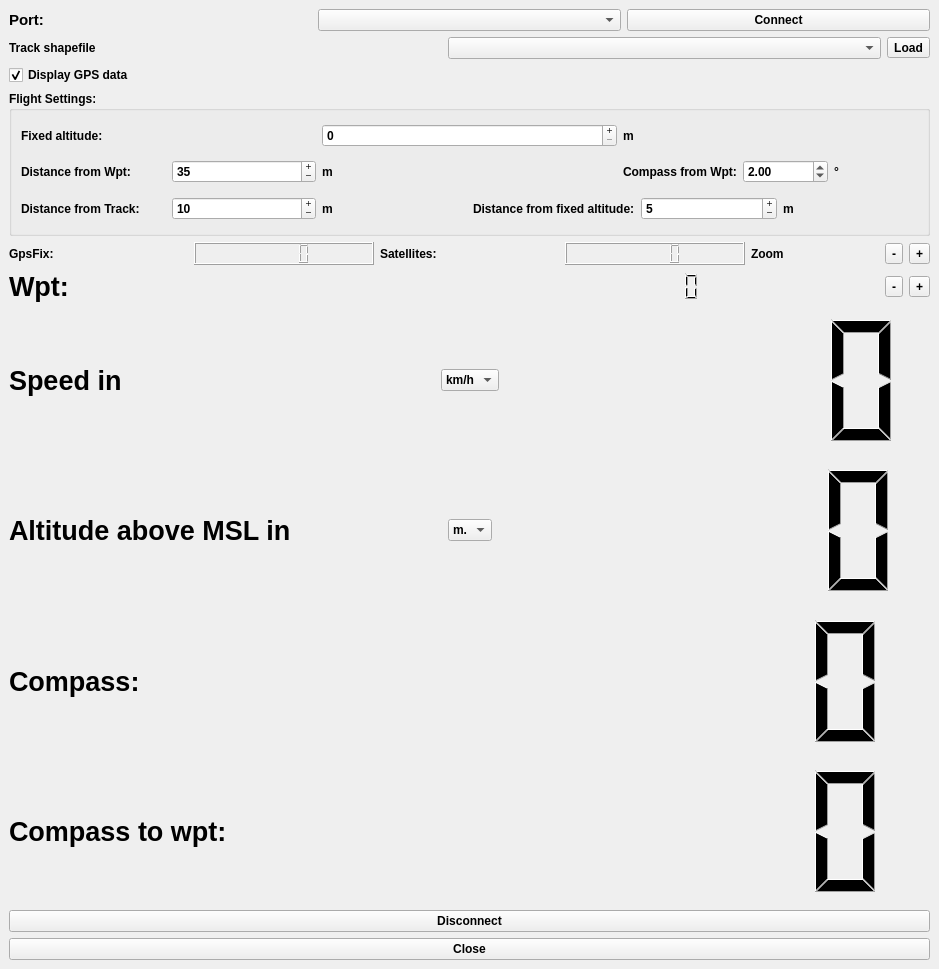
<?xml version="1.0" encoding="UTF-8"?>
<ui version="4.0">
 <class>DockWidget</class>
 <widget class="QDockWidget" name="DockWidget">
  <property name="geometry">
   <rect>
    <x>0</x>
    <y>0</y>
    <width>939</width>
    <height>969</height>
   </rect>
  </property>
  <property name="minimumSize">
   <size>
    <width>0</width>
    <height>0</height>
   </size>
  </property>
  <property name="font">
   <font>
    <weight>75</weight>
    <bold>true</bold>
   </font>
  </property>
  <property name="windowTitle">
   <string>Flying Tracker</string>
  </property>
  <widget class="QWidget" name="dockWidgetContents">
   <layout class="QVBoxLayout" name="verticalLayout">
    <item>
     <layout class="QHBoxLayout" name="horizontalLayout">
      <item>
       <widget class="QLabel" name="label">
        <property name="font">
         <font>
          <pointsize>11</pointsize>
          <weight>75</weight>
          <bold>true</bold>
         </font>
        </property>
        <property name="text">
         <string>Port:</string>
        </property>
       </widget>
      </item>
      <item>
       <widget class="QComboBox" name="comboBox"/>
      </item>
      <item>
       <widget class="QPushButton" name="pushButtonConnect">
        <property name="font">
         <font>
          <weight>75</weight>
          <bold>true</bold>
         </font>
        </property>
        <property name="text">
         <string>Connect</string>
        </property>
       </widget>
      </item>
     </layout>
    </item>
    <item>
     <layout class="QHBoxLayout" name="horizontalLayout_5">
      <item>
       <widget class="QLabel" name="label_5">
        <property name="font">
         <font>
          <weight>75</weight>
          <bold>true</bold>
         </font>
        </property>
        <property name="text">
         <string>Track shapefile</string>
        </property>
       </widget>
      </item>
      <item>
       <widget class="QComboBox" name="course_comboBox"/>
      </item>
      <item>
       <widget class="QToolButton" name="LoadtoolButton">
        <property name="font">
         <font>
          <weight>75</weight>
          <bold>true</bold>
         </font>
        </property>
        <property name="styleSheet">
         <string notr="true"/>
        </property>
        <property name="text">
         <string>Load</string>
        </property>
       </widget>
      </item>
     </layout>
    </item>
    <item>
     <widget class="QCheckBox" name="checkBox">
      <property name="text">
       <string>Display GPS data</string>
      </property>
      <property name="checked">
       <bool>true</bool>
      </property>
     </widget>
    </item>
    <item>
     <widget class="QGroupBox" name="groupBox">
      <property name="title">
       <string>Flight Settings:</string>
      </property>
      <layout class="QVBoxLayout" name="verticalLayout_2">
       <item>
        <layout class="QHBoxLayout" name="horizontalLayout_6">
         <item>
          <widget class="QLabel" name="label_6">
           <property name="font">
            <font>
             <weight>75</weight>
             <bold>true</bold>
            </font>
           </property>
           <property name="text">
            <string>Fixed altitude:</string>
           </property>
          </widget>
         </item>
         <item>
          <widget class="QSpinBox" name="fixedHeightspinBox">
           <property name="font">
            <font>
             <weight>75</weight>
             <bold>true</bold>
            </font>
           </property>
           <property name="buttonSymbols">
            <enum>QAbstractSpinBox::PlusMinus</enum>
           </property>
           <property name="maximum">
            <number>10000</number>
           </property>
           <property name="singleStep">
            <number>1</number>
           </property>
          </widget>
         </item>
         <item>
          <widget class="QLabel" name="label_9">
           <property name="font">
            <font>
             <weight>75</weight>
             <bold>true</bold>
             <underline>false</underline>
             <strikeout>false</strikeout>
            </font>
           </property>
           <property name="text">
            <string>m</string>
           </property>
          </widget>
         </item>
        </layout>
       </item>
       <item>
        <layout class="QHBoxLayout" name="horizontalLayout_15">
         <item>
          <layout class="QHBoxLayout" name="horizontalLayout_10">
           <item>
            <widget class="QLabel" name="label_12">
             <property name="font">
              <font>
               <weight>75</weight>
               <bold>true</bold>
              </font>
             </property>
             <property name="text">
              <string>Distance from Wpt:</string>
             </property>
            </widget>
           </item>
           <item>
            <widget class="QSpinBox" name="DWpt_spinBox">
             <property name="font">
              <font>
               <weight>75</weight>
               <bold>true</bold>
              </font>
             </property>
             <property name="buttonSymbols">
              <enum>QAbstractSpinBox::PlusMinus</enum>
             </property>
             <property name="maximum">
              <number>10000</number>
             </property>
             <property name="singleStep">
              <number>1</number>
             </property>
             <property name="value">
              <number>35</number>
             </property>
            </widget>
           </item>
          </layout>
         </item>
         <item>
          <widget class="QLabel" name="label_17">
           <property name="text">
            <string>m</string>
           </property>
          </widget>
         </item>
         <item>
          <layout class="QHBoxLayout" name="horizontalLayout_13">
           <item>
            <widget class="QLabel" name="label_14">
             <property name="font">
              <font>
               <weight>75</weight>
               <bold>true</bold>
              </font>
             </property>
             <property name="text">
              <string>Compass from Wpt:</string>
             </property>
            </widget>
           </item>
           <item>
            <widget class="QDoubleSpinBox" name="DCompass_spinBox">
             <property name="font">
              <font>
               <weight>75</weight>
               <bold>true</bold>
              </font>
             </property>
             <property name="value">
              <double>2.000000000000000</double>
             </property>
            </widget>
           </item>
           <item>
            <widget class="QLabel" name="label_18">
             <property name="text">
              <string>°</string>
             </property>
            </widget>
           </item>
          </layout>
         </item>
        </layout>
       </item>
       <item>
        <layout class="QHBoxLayout" name="horizontalLayout_16">
         <item>
          <layout class="QHBoxLayout" name="horizontalLayout_12">
           <item>
            <widget class="QLabel" name="label_15">
             <property name="font">
              <font>
               <weight>75</weight>
               <bold>true</bold>
              </font>
             </property>
             <property name="text">
              <string>Distance from Track:</string>
             </property>
            </widget>
           </item>
           <item>
            <widget class="QSpinBox" name="DTrack_spinBox">
             <property name="font">
              <font>
               <weight>75</weight>
               <bold>true</bold>
              </font>
             </property>
             <property name="buttonSymbols">
              <enum>QAbstractSpinBox::PlusMinus</enum>
             </property>
             <property name="maximum">
              <number>10000</number>
             </property>
             <property name="singleStep">
              <number>1</number>
             </property>
             <property name="value">
              <number>10</number>
             </property>
            </widget>
           </item>
           <item>
            <widget class="QLabel" name="label_20">
             <property name="text">
              <string>m</string>
             </property>
            </widget>
           </item>
          </layout>
         </item>
         <item>
          <layout class="QHBoxLayout" name="horizontalLayout_14">
           <item>
            <widget class="QLabel" name="label_16">
             <property name="font">
              <font>
               <weight>75</weight>
               <bold>true</bold>
              </font>
             </property>
             <property name="text">
              <string>Distance from fixed altitude:</string>
             </property>
            </widget>
           </item>
           <item>
            <widget class="QSpinBox" name="DHeightspinBox">
             <property name="font">
              <font>
               <weight>75</weight>
               <bold>true</bold>
              </font>
             </property>
             <property name="buttonSymbols">
              <enum>QAbstractSpinBox::PlusMinus</enum>
             </property>
             <property name="maximum">
              <number>10000</number>
             </property>
             <property name="singleStep">
              <number>1</number>
             </property>
             <property name="value">
              <number>5</number>
             </property>
            </widget>
           </item>
           <item>
            <widget class="QLabel" name="label_19">
             <property name="text">
              <string>m</string>
             </property>
            </widget>
           </item>
          </layout>
         </item>
        </layout>
       </item>
      </layout>
      <zorder></zorder>
     </widget>
    </item>
    <item>
     <layout class="QHBoxLayout" name="horizontalLayout_9">
      <item>
       <widget class="QLabel" name="label_10">
        <property name="font">
         <font>
          <weight>75</weight>
          <bold>true</bold>
         </font>
        </property>
        <property name="text">
         <string>GpsFix:</string>
        </property>
       </widget>
      </item>
      <item>
       <widget class="QLCDNumber" name="GpsFixlcdNumber"/>
      </item>
      <item>
       <widget class="QLabel" name="label_11">
        <property name="font">
         <font>
          <weight>75</weight>
          <bold>true</bold>
         </font>
        </property>
        <property name="text">
         <string>Satellites:</string>
        </property>
       </widget>
      </item>
      <item>
       <widget class="QLCDNumber" name="SatelliteslcdNumber">
        <property name="styleSheet">
         <string notr="true"/>
        </property>
       </widget>
      </item>
      <item>
       <layout class="QHBoxLayout" name="horizontalLayout_11">
        <item>
         <widget class="QLabel" name="label_13">
          <property name="font">
           <font>
            <weight>75</weight>
            <bold>true</bold>
           </font>
          </property>
          <property name="text">
           <string>Zoom</string>
          </property>
         </widget>
        </item>
        <item>
         <widget class="QToolButton" name="ZoomOuttoolButton">
          <property name="text">
           <string>-</string>
          </property>
         </widget>
        </item>
        <item>
         <widget class="QToolButton" name="ZoomIntoolButton">
          <property name="text">
           <string>+</string>
          </property>
         </widget>
        </item>
       </layout>
      </item>
     </layout>
    </item>
    <item>
     <layout class="QHBoxLayout" name="horizontalLayout_8">
      <item>
       <widget class="QLabel" name="label_8">
        <property name="font">
         <font>
          <pointsize>20</pointsize>
         </font>
        </property>
        <property name="text">
         <string>Wpt:</string>
        </property>
       </widget>
      </item>
      <item>
       <widget class="QLCDNumber" name="lcdNumberWpt">
        <property name="frameShape">
         <enum>QFrame::NoFrame</enum>
        </property>
        <property name="frameShadow">
         <enum>QFrame::Raised</enum>
        </property>
       </widget>
      </item>
      <item>
       <widget class="QToolButton" name="wptmin_toolButton">
        <property name="text">
         <string>-</string>
        </property>
       </widget>
      </item>
      <item>
       <widget class="QToolButton" name="wptplus_toolButton">
        <property name="text">
         <string>+</string>
        </property>
       </widget>
      </item>
     </layout>
    </item>
    <item>
     <layout class="QHBoxLayout" name="horizontalLayout_2">
      <item>
       <widget class="QLabel" name="label_2">
        <property name="font">
         <font>
          <pointsize>20</pointsize>
         </font>
        </property>
        <property name="text">
         <string>Speed in</string>
        </property>
       </widget>
      </item>
      <item>
       <widget class="QComboBox" name="comboBox_3">
        <property name="sizePolicy">
         <sizepolicy hsizetype="Fixed" vsizetype="Fixed">
          <horstretch>0</horstretch>
          <verstretch>0</verstretch>
         </sizepolicy>
        </property>
        <item>
         <property name="text">
          <string>km/h</string>
         </property>
        </item>
        <item>
         <property name="text">
          <string>kts</string>
         </property>
        </item>
       </widget>
      </item>
      <item>
       <widget class="QLCDNumber" name="lcdNumberSpeed">
        <property name="frameShape">
         <enum>QFrame::NoFrame</enum>
        </property>
        <property name="frameShadow">
         <enum>QFrame::Raised</enum>
        </property>
       </widget>
      </item>
     </layout>
    </item>
    <item>
     <layout class="QHBoxLayout" name="horizontalLayout_3">
      <item>
       <widget class="QLabel" name="label_3">
        <property name="font">
         <font>
          <pointsize>20</pointsize>
         </font>
        </property>
        <property name="text">
         <string>Altitude above MSL in </string>
        </property>
       </widget>
      </item>
      <item>
       <widget class="QComboBox" name="comboBox_2">
        <property name="sizePolicy">
         <sizepolicy hsizetype="Fixed" vsizetype="Fixed">
          <horstretch>0</horstretch>
          <verstretch>0</verstretch>
         </sizepolicy>
        </property>
        <item>
         <property name="text">
          <string>m.</string>
         </property>
        </item>
        <item>
         <property name="text">
          <string>ft.</string>
         </property>
        </item>
       </widget>
      </item>
      <item>
       <widget class="QLCDNumber" name="lcdNumberHeights">
        <property name="font">
         <font>
          <pointsize>18</pointsize>
         </font>
        </property>
        <property name="frameShape">
         <enum>QFrame::NoFrame</enum>
        </property>
        <property name="frameShadow">
         <enum>QFrame::Raised</enum>
        </property>
       </widget>
      </item>
     </layout>
    </item>
    <item>
     <layout class="QHBoxLayout" name="horizontalLayout_4">
      <item>
       <widget class="QLabel" name="label_4">
        <property name="font">
         <font>
          <pointsize>20</pointsize>
         </font>
        </property>
        <property name="text">
         <string>Compass:</string>
        </property>
       </widget>
      </item>
      <item>
       <widget class="QLCDNumber" name="lcdNumberCompass">
        <property name="frameShape">
         <enum>QFrame::NoFrame</enum>
        </property>
       </widget>
      </item>
     </layout>
    </item>
    <item>
     <layout class="QHBoxLayout" name="horizontalLayout_7">
      <item>
       <widget class="QLabel" name="label_7">
        <property name="font">
         <font>
          <pointsize>20</pointsize>
         </font>
        </property>
        <property name="text">
         <string>Compass to wpt:</string>
        </property>
       </widget>
      </item>
      <item>
       <widget class="QLCDNumber" name="lcdCompassWpt">
        <property name="frameShape">
         <enum>QFrame::NoFrame</enum>
        </property>
       </widget>
      </item>
     </layout>
    </item>
    <item>
     <widget class="QPushButton" name="pushButtonDisconnect">
      <property name="text">
       <string>Disconnect</string>
      </property>
     </widget>
    </item>
    <item>
     <widget class="QPushButton" name="pushCloseButton">
      <property name="text">
       <string>Close</string>
      </property>
     </widget>
    </item>
   </layout>
  </widget>
 </widget>
 <resources/>
 <connections>
  <connection>
   <sender>pushButtonConnect</sender>
   <signal>clicked()</signal>
   <receiver>label</receiver>
   <slot>hide()</slot>
   <hints>
    <hint type="sourcelabel">
     <x>761</x>
     <y>87</y>
    </hint>
    <hint type="destinationlabel">
     <x>24</x>
     <y>44</y>
    </hint>
   </hints>
  </connection>
  <connection>
   <sender>pushButtonConnect</sender>
   <signal>clicked()</signal>
   <receiver>comboBox</receiver>
   <slot>hide()</slot>
   <hints>
    <hint type="sourcelabel">
     <x>761</x>
     <y>87</y>
    </hint>
    <hint type="destinationlabel">
     <x>419</x>
     <y>83</y>
    </hint>
   </hints>
  </connection>
  <connection>
   <sender>pushButtonConnect</sender>
   <signal>clicked()</signal>
   <receiver>pushButtonConnect</receiver>
   <slot>hide()</slot>
   <hints>
    <hint type="sourcelabel">
     <x>761</x>
     <y>87</y>
    </hint>
    <hint type="destinationlabel">
     <x>761</x>
     <y>87</y>
    </hint>
   </hints>
  </connection>
  <connection>
   <sender>pushButtonDisconnect</sender>
   <signal>clicked()</signal>
   <receiver>label</receiver>
   <slot>show()</slot>
   <hints>
    <hint type="sourcelabel">
     <x>163</x>
     <y>888</y>
    </hint>
    <hint type="destinationlabel">
     <x>14</x>
     <y>58</y>
    </hint>
   </hints>
  </connection>
  <connection>
   <sender>pushButtonDisconnect</sender>
   <signal>clicked()</signal>
   <receiver>comboBox</receiver>
   <slot>show()</slot>
   <hints>
    <hint type="sourcelabel">
     <x>134</x>
     <y>888</y>
    </hint>
    <hint type="destinationlabel">
     <x>419</x>
     <y>83</y>
    </hint>
   </hints>
  </connection>
  <connection>
   <sender>pushButtonDisconnect</sender>
   <signal>clicked()</signal>
   <receiver>pushButtonConnect</receiver>
   <slot>show()</slot>
   <hints>
    <hint type="sourcelabel">
     <x>225</x>
     <y>888</y>
    </hint>
    <hint type="destinationlabel">
     <x>761</x>
     <y>87</y>
    </hint>
   </hints>
  </connection>
  <connection>
   <sender>pushButtonConnect</sender>
   <signal>clicked()</signal>
   <receiver>pushCloseButton</receiver>
   <slot>hide()</slot>
   <hints>
    <hint type="sourcelabel">
     <x>761</x>
     <y>87</y>
    </hint>
    <hint type="destinationlabel">
     <x>324</x>
     <y>927</y>
    </hint>
   </hints>
  </connection>
  <connection>
   <sender>pushButtonDisconnect</sender>
   <signal>clicked()</signal>
   <receiver>pushCloseButton</receiver>
   <slot>show()</slot>
   <hints>
    <hint type="sourcelabel">
     <x>299</x>
     <y>888</y>
    </hint>
    <hint type="destinationlabel">
     <x>297</x>
     <y>927</y>
    </hint>
   </hints>
  </connection>
  <connection>
   <sender>pushButtonConnect</sender>
   <signal>clicked()</signal>
   <receiver>course_comboBox</receiver>
   <slot>hide()</slot>
   <hints>
    <hint type="sourcelabel">
     <x>761</x>
     <y>87</y>
    </hint>
    <hint type="destinationlabel">
     <x>591</x>
     <y>169</y>
    </hint>
   </hints>
  </connection>
  <connection>
   <sender>pushButtonConnect</sender>
   <signal>clicked()</signal>
   <receiver>label_5</receiver>
   <slot>hide()</slot>
   <hints>
    <hint type="sourcelabel">
     <x>761</x>
     <y>87</y>
    </hint>
    <hint type="destinationlabel">
     <x>139</x>
     <y>137</y>
    </hint>
   </hints>
  </connection>
  <connection>
   <sender>pushButtonDisconnect</sender>
   <signal>clicked()</signal>
   <receiver>label_5</receiver>
   <slot>show()</slot>
   <hints>
    <hint type="sourcelabel">
     <x>324</x>
     <y>888</y>
    </hint>
    <hint type="destinationlabel">
     <x>139</x>
     <y>137</y>
    </hint>
   </hints>
  </connection>
  <connection>
   <sender>pushButtonDisconnect</sender>
   <signal>clicked()</signal>
   <receiver>course_comboBox</receiver>
   <slot>show()</slot>
   <hints>
    <hint type="sourcelabel">
     <x>324</x>
     <y>888</y>
    </hint>
    <hint type="destinationlabel">
     <x>591</x>
     <y>169</y>
    </hint>
   </hints>
  </connection>
  <connection>
   <sender>pushButtonConnect</sender>
   <signal>clicked()</signal>
   <receiver>LoadtoolButton</receiver>
   <slot>hide()</slot>
   <hints>
    <hint type="sourcelabel">
     <x>761</x>
     <y>87</y>
    </hint>
    <hint type="destinationlabel">
     <x>928</x>
     <y>168</y>
    </hint>
   </hints>
  </connection>
  <connection>
   <sender>pushButtonDisconnect</sender>
   <signal>clicked()</signal>
   <receiver>LoadtoolButton</receiver>
   <slot>show()</slot>
   <hints>
    <hint type="sourcelabel">
     <x>324</x>
     <y>888</y>
    </hint>
    <hint type="destinationlabel">
     <x>928</x>
     <y>168</y>
    </hint>
   </hints>
  </connection>
  <connection>
   <sender>pushButtonConnect</sender>
   <signal>clicked()</signal>
   <receiver>label_6</receiver>
   <slot>hide()</slot>
   <hints>
    <hint type="sourcelabel">
     <x>712</x>
     <y>75</y>
    </hint>
    <hint type="destinationlabel">
     <x>39</x>
     <y>256</y>
    </hint>
   </hints>
  </connection>
  <connection>
   <sender>pushButtonConnect</sender>
   <signal>clicked()</signal>
   <receiver>fixedHeightspinBox</receiver>
   <slot>hide()</slot>
   <hints>
    <hint type="sourcelabel">
     <x>712</x>
     <y>71</y>
    </hint>
    <hint type="destinationlabel">
     <x>899</x>
     <y>256</y>
    </hint>
   </hints>
  </connection>
  <connection>
   <sender>pushButtonConnect</sender>
   <signal>clicked()</signal>
   <receiver>label_9</receiver>
   <slot>hide()</slot>
   <hints>
    <hint type="sourcelabel">
     <x>712</x>
     <y>65</y>
    </hint>
    <hint type="destinationlabel">
     <x>919</x>
     <y>256</y>
    </hint>
   </hints>
  </connection>
  <connection>
   <sender>pushButtonDisconnect</sender>
   <signal>clicked()</signal>
   <receiver>label_6</receiver>
   <slot>show()</slot>
   <hints>
    <hint type="sourcelabel">
     <x>378</x>
     <y>917</y>
    </hint>
    <hint type="destinationlabel">
     <x>124</x>
     <y>256</y>
    </hint>
   </hints>
  </connection>
  <connection>
   <sender>pushButtonDisconnect</sender>
   <signal>clicked()</signal>
   <receiver>fixedHeightspinBox</receiver>
   <slot>show()</slot>
   <hints>
    <hint type="sourcelabel">
     <x>378</x>
     <y>910</y>
    </hint>
    <hint type="destinationlabel">
     <x>856</x>
     <y>241</y>
    </hint>
   </hints>
  </connection>
  <connection>
   <sender>pushButtonDisconnect</sender>
   <signal>clicked()</signal>
   <receiver>label_9</receiver>
   <slot>show()</slot>
   <hints>
    <hint type="sourcelabel">
     <x>378</x>
     <y>893</y>
    </hint>
    <hint type="destinationlabel">
     <x>919</x>
     <y>256</y>
    </hint>
   </hints>
  </connection>
  <connection>
   <sender>pushButtonConnect</sender>
   <signal>clicked()</signal>
   <receiver>pushButtonDisconnect</receiver>
   <slot>show()</slot>
   <hints>
    <hint type="sourcelabel">
     <x>689</x>
     <y>78</y>
    </hint>
    <hint type="destinationlabel">
     <x>192</x>
     <y>891</y>
    </hint>
   </hints>
  </connection>
  <connection>
   <sender>pushButtonDisconnect</sender>
   <signal>clicked()</signal>
   <receiver>pushButtonDisconnect</receiver>
   <slot>hide()</slot>
   <hints>
    <hint type="sourcelabel">
     <x>268</x>
     <y>899</y>
    </hint>
    <hint type="destinationlabel">
     <x>53</x>
     <y>888</y>
    </hint>
   </hints>
  </connection>
  <connection>
   <sender>pushButtonConnect</sender>
   <signal>clicked()</signal>
   <receiver>groupBox</receiver>
   <slot>hide()</slot>
   <hints>
    <hint type="sourcelabel">
     <x>842</x>
     <y>76</y>
    </hint>
    <hint type="destinationlabel">
     <x>270</x>
     <y>301</y>
    </hint>
   </hints>
  </connection>
  <connection>
   <sender>pushButtonDisconnect</sender>
   <signal>clicked()</signal>
   <receiver>groupBox</receiver>
   <slot>show()</slot>
   <hints>
    <hint type="sourcelabel">
     <x>523</x>
     <y>897</y>
    </hint>
    <hint type="destinationlabel">
     <x>464</x>
     <y>337</y>
    </hint>
   </hints>
  </connection>
  <connection>
   <sender>checkBox</sender>
   <signal>clicked(bool)</signal>
   <receiver>label_2</receiver>
   <slot>setShown(bool)</slot>
   <hints>
    <hint type="sourcelabel">
     <x>225</x>
     <y>376</y>
    </hint>
    <hint type="destinationlabel">
     <x>234</x>
     <y>624</y>
    </hint>
   </hints>
  </connection>
  <connection>
   <sender>checkBox</sender>
   <signal>clicked(bool)</signal>
   <receiver>lcdNumberSpeed</receiver>
   <slot>setShown(bool)</slot>
   <hints>
    <hint type="sourcelabel">
     <x>103</x>
     <y>371</y>
    </hint>
    <hint type="destinationlabel">
     <x>631</x>
     <y>618</y>
    </hint>
   </hints>
  </connection>
  <connection>
   <sender>checkBox</sender>
   <signal>clicked(bool)</signal>
   <receiver>label_3</receiver>
   <slot>setShown(bool)</slot>
   <hints>
    <hint type="sourcelabel">
     <x>172</x>
     <y>376</y>
    </hint>
    <hint type="destinationlabel">
     <x>208</x>
     <y>675</y>
    </hint>
   </hints>
  </connection>
  <connection>
   <sender>checkBox</sender>
   <signal>clicked(bool)</signal>
   <receiver>comboBox_2</receiver>
   <slot>setShown(bool)</slot>
   <hints>
    <hint type="sourcelabel">
     <x>161</x>
     <y>367</y>
    </hint>
    <hint type="destinationlabel">
     <x>468</x>
     <y>683</y>
    </hint>
   </hints>
  </connection>
  <connection>
   <sender>checkBox</sender>
   <signal>clicked(bool)</signal>
   <receiver>lcdNumberHeights</receiver>
   <slot>setShown(bool)</slot>
   <hints>
    <hint type="sourcelabel">
     <x>300</x>
     <y>368</y>
    </hint>
    <hint type="destinationlabel">
     <x>575</x>
     <y>684</y>
    </hint>
   </hints>
  </connection>
  <connection>
   <sender>checkBox</sender>
   <signal>clicked(bool)</signal>
   <receiver>label_4</receiver>
   <slot>setShown(bool)</slot>
   <hints>
    <hint type="sourcelabel">
     <x>80</x>
     <y>369</y>
    </hint>
    <hint type="destinationlabel">
     <x>149</x>
     <y>791</y>
    </hint>
   </hints>
  </connection>
  <connection>
   <sender>checkBox</sender>
   <signal>clicked(bool)</signal>
   <receiver>lcdNumberCompass</receiver>
   <slot>setShown(bool)</slot>
   <hints>
    <hint type="sourcelabel">
     <x>71</x>
     <y>368</y>
    </hint>
    <hint type="destinationlabel">
     <x>525</x>
     <y>778</y>
    </hint>
   </hints>
  </connection>
  <connection>
   <sender>checkBox</sender>
   <signal>clicked(bool)</signal>
   <receiver>label_7</receiver>
   <slot>setShown(bool)</slot>
   <hints>
    <hint type="sourcelabel">
     <x>52</x>
     <y>378</y>
    </hint>
    <hint type="destinationlabel">
     <x>123</x>
     <y>831</y>
    </hint>
   </hints>
  </connection>
  <connection>
   <sender>checkBox</sender>
   <signal>clicked(bool)</signal>
   <receiver>lcdCompassWpt</receiver>
   <slot>setShown(bool)</slot>
   <hints>
    <hint type="sourcelabel">
     <x>54</x>
     <y>376</y>
    </hint>
    <hint type="destinationlabel">
     <x>528</x>
     <y>866</y>
    </hint>
   </hints>
  </connection>
 </connections>
</ui>
